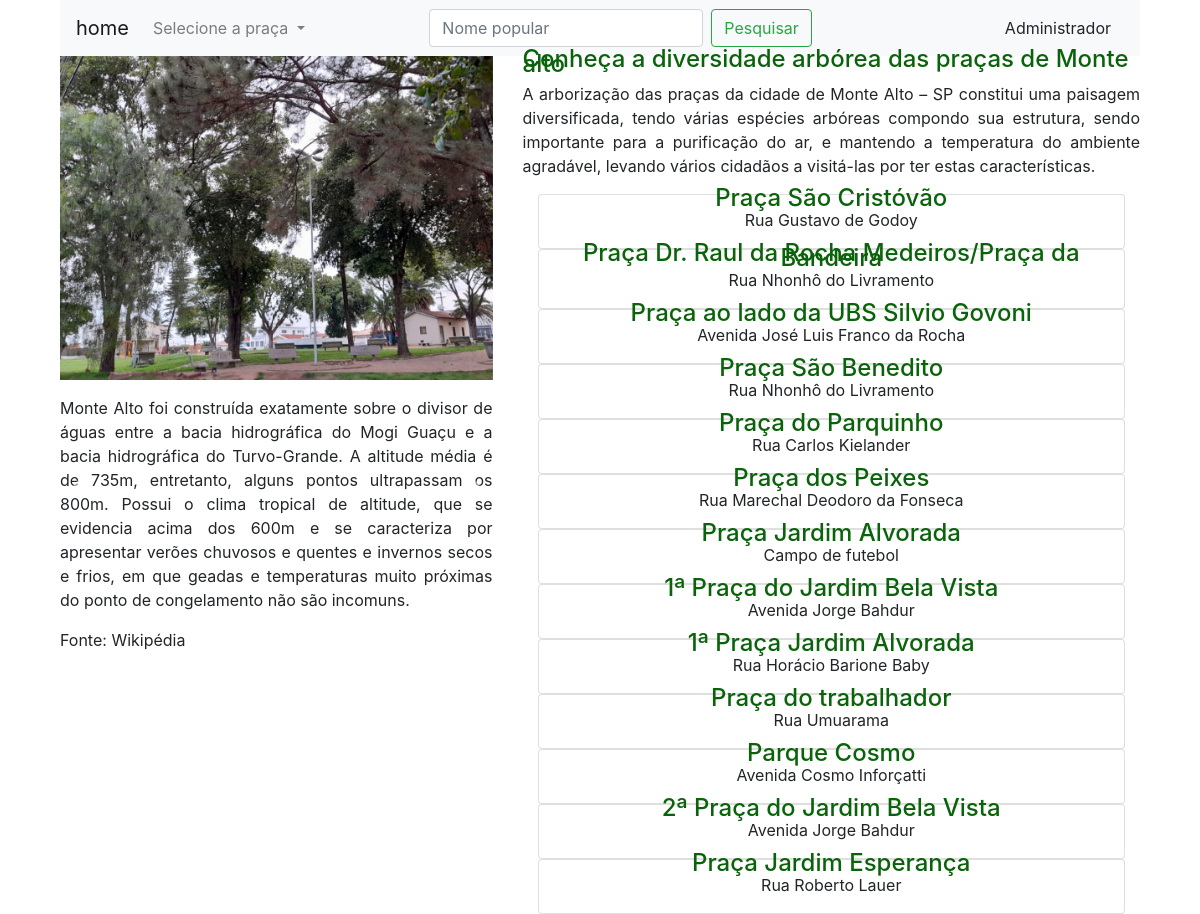
The page / on the database its author committed.
### app_arbo/trees/models.py (models this page shows)
class Praca(db.Model):
    id=db.Column(db.Integer,primary_key=True)
    name=db.Column(db.String(30),nullable=False,unique=True)
    end=db.Column(db.String(100),nullable=False,unique=False)
    desc=db.Column(db.String(500),nullable=False,unique=False)
    image_1=db.Column(db.String(30),nullable=False,unique=True)
    image_2=db.Column(db.String(30),nullable=False,unique=True)
    image_3=db.Column(db.String(30),nullable=False,unique=True)

### app_arbo/trees/rotas.py (the view)
@app.route('/')
def home():
    pracas = Praca.query.all()
    return render_template('/trees/index.html', title='Página Inicial', pracas=pracas)

### app_arbo/templates/trees/index.html (shortened to what this page needs)
{% extends 'layouts2.html' %}
{% block content %}
<div class="container">
    <div class="col-sm">
<nav class="navbar navbar-expand-lg navbar-light bg-light">
    <a class="navbar-brand" href="/">home</a>
    <div class="collapse navbar-collapse" id="navbarSupportedContent">
      <ul class="navbar-nav mr-auto">
        <li class="nav-item dropdown">
          <a class="nav-link dropdown-toggle" href="#" id="navbarDropdown" role="button" data-toggle="dropdown" aria-haspopup="true" aria-expanded="false">
            Selecione a praça
          </a>
        </li>
        </ul>
      <form class="form-inline my-2 my-lg-0" method="POST">
        <input class="form-control mr-sm-2" type="search" placeholder="Nome popular" autofocus="autofocus" name="search_string">
        <input class="btn btn-outline-success my-2 my-sm-0" type="submit" formaction="/search" value="Pesquisar">
      </form>
      <a href="{{url_for('admin')}}" class="btn btn-light" style="margin-top: 0px; margin-left: 180px;">Administrador</a>
    </div>
  </nav>
</div>
<div class="container">
    <div class="row">
    <div class="col-md-5">
        <div id="carouselExampleIndicators" class="carousel slide" data-ride="carousel">
         <div class="carousel-inner">
          <div class="carousel-item active">
            <img class="d-block w-100" src="{{url_for('static', filename='images/scristovao1.jpg')}}" alt="First slide">
          </div>
        </div>
        </div>
            <a class="carousel-control-prev" href="#carouselExampleIndicators" role="button" data-slide="prev">
          <span class="carousel-control-prev-icon" aria-hidden="true"></span>
            </a>
            <a class="carousel-control-next" href="#carouselExampleIndicators" role="button" data-slide="next">
          <span class="carousel-control-next-icon" aria-hidden="true"></span>
        </a>
        <p style="text-align: justify;">Monte Alto foi construída exatamente sobre o divisor de águas entre a bacia hidrográfica do Mogi Guaçu e a bacia hidrográfica do Turvo-Grande. A altitude média é de 735m, entretanto, alguns pontos ultrapassam os 800m. Possui o clima tropical de altitude, que se evidencia acima dos 600m e se caracteriza por apresentar verões chuvosos e quentes e invernos secos e frios, em que geadas e temperaturas muito próximas do ponto de congelamento não são incomuns. </p>
        <p>Fonte: Wikipédia</p>
      </div>
      <div class="col-md-7">
        <h4>Conheça a diversidade arbórea das praças de Monte alto</h4>
        <p style="text-align: justify;">A arborização das praças da cidade de Monte Alto – SP constitui uma paisagem diversificada, tendo várias espécies arbóreas compondo sua estrutura, sendo importante para a purificação do ar, e mantendo a temperatura do ambiente agradável, levando vários cidadãos a visitá-las por ter estas características. </p>
    <div class="container">
        <div class="row">
            <div class="col-md-12">
                {% for praca in pracas %}
                <div class="card">
                    <div class="card-tile">
                    <a href="{{url_for('get_praca', id=praca.id)}}"><h4 class="text-center">{{praca.name}}</h4></a>
                <p class="text-center">{{praca.end}}</p>
                    </div>
                </div>
                    {% endfor %}
            </div>
        </div>
    </div>
      </div>
    </div>
</div>
</div>
{% endblock content %}

### app_arbo/templates/trees/index.html (style rules this page uses)
h4 { color: #0a630a; line-height: 5px; }
a:link, a:visited, a:active a:hover { text-decoration: none; }

### rows shown on the page
Praca: name "Praça São Cristóvão", end "Rua Gustavo de Godoy"
Praca: name "Praça Dr. Raul da Rocha Medeiros/Praça da Bandeira", end "Rua Nhonhô do Livramento"
Praca: name "Praça ao lado da UBS Silvio Govoni", end "Avenida José Luis Franco da Rocha"
Praca: name "Praça São Benedito", end "Rua Nhonhô do Livramento"
Praca: name "Praça do Parquinho", end "Rua Carlos Kielander"
Praca: name "Praça dos Peixes", end "Rua Marechal Deodoro da Fonseca"
Praca: name "Praça Jardim Alvorada", end "Campo de futebol"
Praca: name "1ª Praça do Jardim Bela Vista", end "Avenida Jorge Bahdur"
Praca: name "1ª Praça Jardim Alvorada", end "Rua Horácio Barione Baby"
Praca: name "Praça do trabalhador", end "Rua Umuarama"
Praca: name "Parque Cosmo", end "Avenida Cosmo Inforçatti"
Praca: name "2ª Praça do Jardim Bela Vista", end "Avenida Jorge Bahdur"
Praca: name "Praça Jardim Esperança", end "Rua Roberto Lauer"
